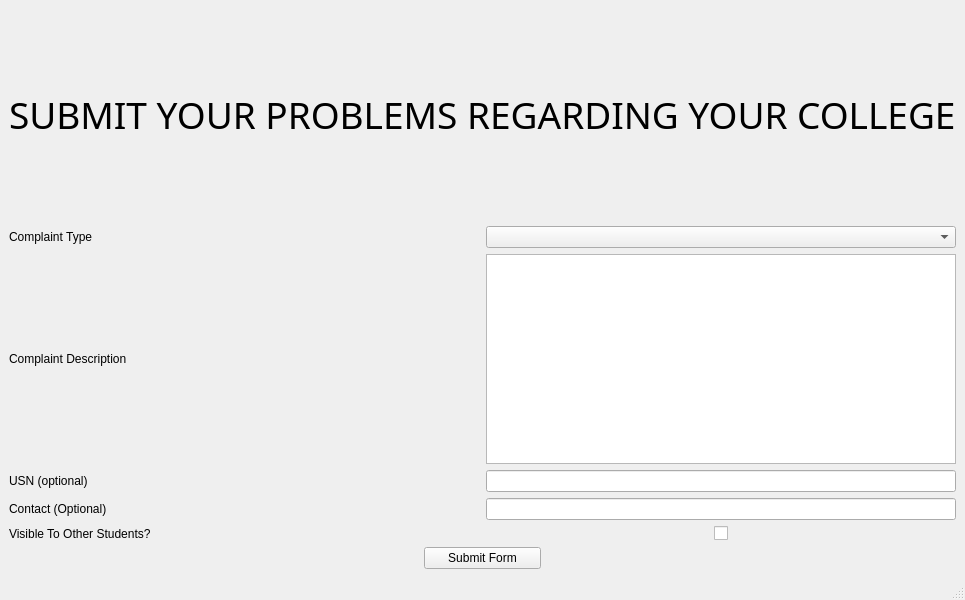
<?xml version="1.0" encoding="UTF-8"?>
<ui version="4.0">
 <class>MainWindow</class>
 <widget class="QMainWindow" name="MainWindow">
  <property name="geometry">
   <rect>
    <x>0</x>
    <y>0</y>
    <width>800</width>
    <height>600</height>
   </rect>
  </property>
  <property name="sizePolicy">
   <sizepolicy hsizetype="Preferred" vsizetype="Preferred">
    <horstretch>0</horstretch>
    <verstretch>0</verstretch>
   </sizepolicy>
  </property>
  <property name="windowTitle">
   <string>MainWindow</string>
  </property>
  <widget class="QWidget" name="centralwidget">
   <layout class="QVBoxLayout" name="verticalLayout_2">
    <item>
     <layout class="QVBoxLayout" name="verticalLayout">
      <item>
       <layout class="QVBoxLayout" name="verticalLayout_3">
        <item>
         <layout class="QHBoxLayout" name="Header">
          <item>
           <layout class="QVBoxLayout" name="verticalLayout_6">
            <item alignment="Qt::AlignHCenter">
             <widget class="QLabel" name="label_2">
              <property name="font">
               <font>
                <family>Bahnschrift Light SemiCondensed</family>
                <pointsize>28</pointsize>
               </font>
              </property>
              <property name="text">
               <string>SUBMIT YOUR PROBLEMS REGARDING YOUR COLLEGE</string>
              </property>
             </widget>
            </item>
           </layout>
          </item>
         </layout>
        </item>
        <item>
         <layout class="QHBoxLayout" name="horizontalLayout_2">
          <item>
           <widget class="QLabel" name="ComplaintTypeLabel">
            <property name="text">
             <string>Complaint Type</string>
            </property>
           </widget>
          </item>
          <item>
           <widget class="QComboBox" name="ComplaintType"/>
          </item>
         </layout>
        </item>
        <item>
         <layout class="QHBoxLayout" name="horizontalLayout_3">
          <item>
           <widget class="QLabel" name="ComplaintDescriptionLabel">
            <property name="text">
             <string>Complaint Description</string>
            </property>
           </widget>
          </item>
          <item>
           <widget class="QTextEdit" name="ProblemDesc">
            <property name="sizePolicy">
             <sizepolicy hsizetype="Preferred" vsizetype="Preferred">
              <horstretch>0</horstretch>
              <verstretch>0</verstretch>
             </sizepolicy>
            </property>
           </widget>
          </item>
         </layout>
        </item>
        <item>
         <layout class="QHBoxLayout" name="horizontalLayout_4">
          <item>
           <widget class="QLabel" name="USNLabel">
            <property name="text">
             <string>USN (optional)</string>
            </property>
           </widget>
          </item>
          <item>
           <widget class="QLineEdit" name="USNTextBox">
            <property name="sizePolicy">
             <sizepolicy hsizetype="Preferred" vsizetype="Fixed">
              <horstretch>0</horstretch>
              <verstretch>0</verstretch>
             </sizepolicy>
            </property>
           </widget>
          </item>
         </layout>
        </item>
        <item>
         <layout class="QHBoxLayout" name="horizontalLayout_5">
          <item>
           <widget class="QLabel" name="ContactLabel">
            <property name="text">
             <string>Contact (Optional)</string>
            </property>
           </widget>
          </item>
          <item>
           <widget class="QLineEdit" name="Contact">
            <property name="sizePolicy">
             <sizepolicy hsizetype="Preferred" vsizetype="Fixed">
              <horstretch>0</horstretch>
              <verstretch>0</verstretch>
             </sizepolicy>
            </property>
           </widget>
          </item>
         </layout>
        </item>
        <item>
         <layout class="QHBoxLayout" name="horizontalLayout_6">
          <item>
           <widget class="QLabel" name="PublicLabel">
            <property name="text">
             <string>Visible To Other Students?</string>
            </property>
           </widget>
          </item>
          <item alignment="Qt::AlignHCenter">
           <widget class="QCheckBox" name="PublicCheckBox">
            <property name="sizePolicy">
             <sizepolicy hsizetype="Preferred" vsizetype="Fixed">
              <horstretch>0</horstretch>
              <verstretch>0</verstretch>
             </sizepolicy>
            </property>
            <property name="text">
             <string/>
            </property>
           </widget>
          </item>
         </layout>
        </item>
        <item alignment="Qt::AlignHCenter">
         <widget class="QPushButton" name="SubmitButton">
          <property name="text">
           <string>      Submit Form      </string>
          </property>
         </widget>
        </item>
       </layout>
      </item>
     </layout>
    </item>
   </layout>
  </widget>
  <widget class="QMenuBar" name="menubar">
   <property name="geometry">
    <rect>
     <x>0</x>
     <y>0</y>
     <width>800</width>
     <height>17</height>
    </rect>
   </property>
  </widget>
  <widget class="QStatusBar" name="statusbar"/>
 </widget>
 <resources/>
 <connections/>
</ui>
